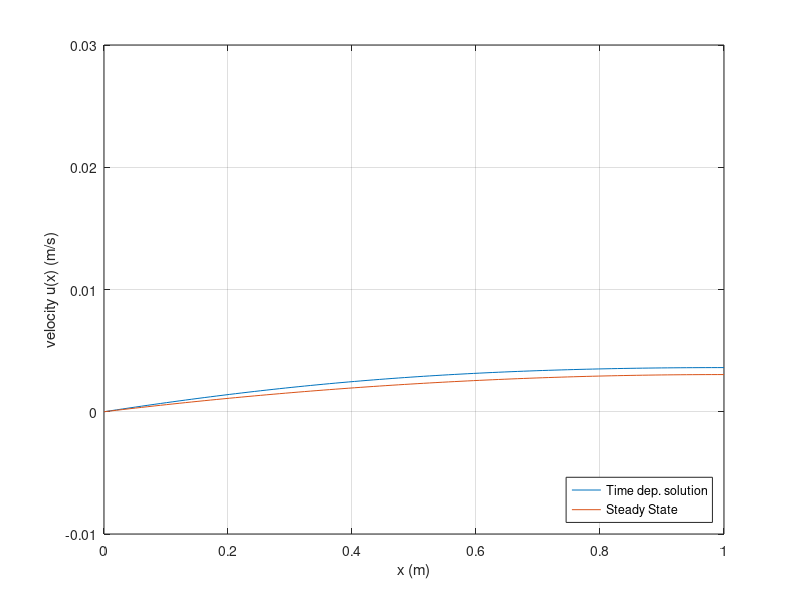

MATLAB code to generate this figure:

time_step = 0.000005;        % Sim resolution
pos_step = 0.01;            

total_pos_steps = 100;      % Total number of position steps
simulation_time = 25;       % Run the animation for this long (sec)

alpha = 0.2;                % Angle of incline (rad)
viscocity = 320;            % Viscocity nu (m^2/s), value taken from notes 11.8
g = 9.8;                    % Gravitational acc (m/s^2)

% Useful quantities:
height = pos_step * total_pos_steps;
beta = (viscocity * time_step) / (pos_step^2);

f0 = ones(total_pos_steps,1);                   % Initial solution
u_SS = ones(total_pos_steps,1);                 % Steady State solution

x = linspace(0.0, height, total_pos_steps );    % Plot x-axis

for i = 1:total_pos_steps

    f0(i,1) = 0.02 * sin( 0.004*(i-1)^2 );                                 % Some strange initial condition
    u_SS(i,1) = - g * sin(alpha) * x(i) * ( 0.5*x(i) - 1.0) / viscocity;    % Known result from class
end

% Construct the A matrix
A = (1 + 2*beta) * diag(ones(1,total_pos_steps));
A = A - beta * diag(ones(1,total_pos_steps - 1), 1);
A = A - beta * diag(ones(1,total_pos_steps - 1), -1);

% No slip boundary condition on f
A(1,1) = 1.0;
for i = 2:total_pos_steps
    
    A(1,i) = 0.0;
end

% No stress boundary condition on f
A(total_pos_steps, total_pos_steps) = 1.0 + beta;
A(total_pos_steps, total_pos_steps - 1) = -beta;
for i = 1:(total_pos_steps - 2)
    
    A(total_pos_steps, i) = 0.0;
end

A_inv = inv(A);
f_new = f0;
time = 0.0;

while time < simulation_time % main loop
    
    u = f_new + u_SS; % How velovity is obtained
    
    cla;
    plot(x, u(:,1) );
    hold on;
    plot(x, u_SS(:,1) ); % show Steady State plot

    % Make the plot look pretty:
    grid on;
    ylim([-0.01 0.03]);
    xlabel('x (m)');
    ylabel('velocity u(x) (m/s)');
    legend({'Time dep. solution','Steady State'},'Location','southeast');

    pause(0.3); 

    f_new = A_inv * f_new; % Update solution
    time = time + 0.3;     % Update time
end
